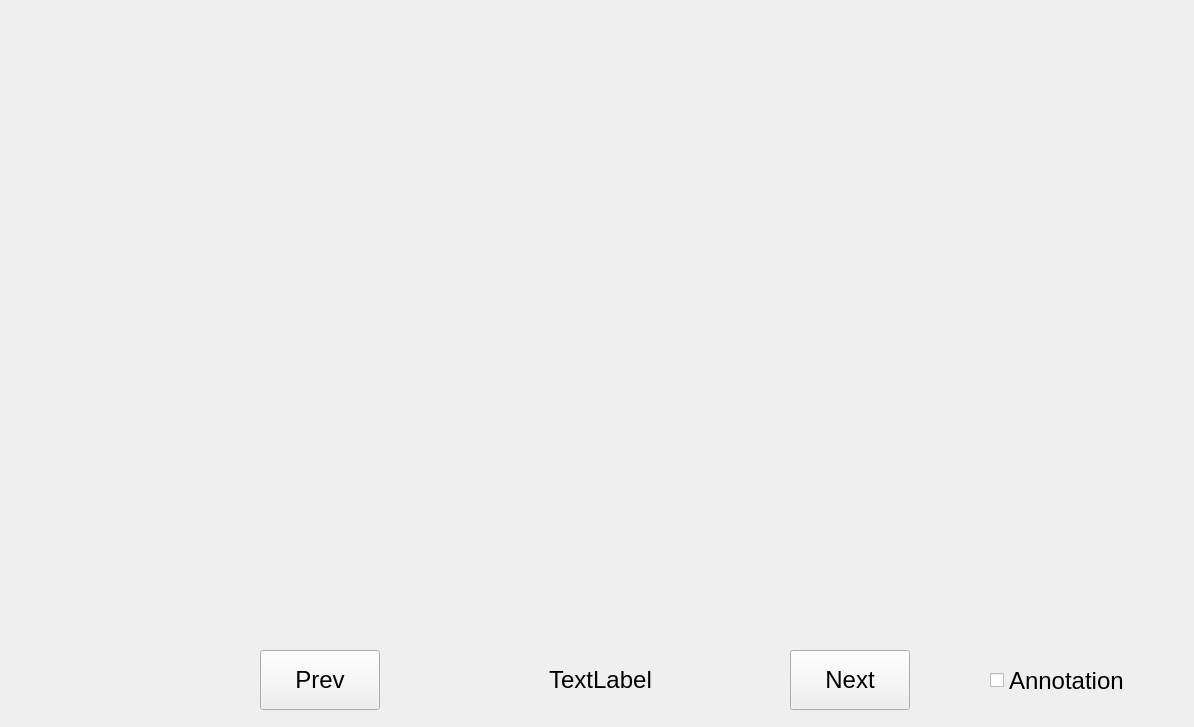
<?xml version="1.0" encoding="UTF-8"?>
<ui version="4.0">
 <class>Form</class>
 <widget class="QWidget" name="Form">
  <property name="geometry">
   <rect>
    <x>0</x>
    <y>0</y>
    <width>1194</width>
    <height>727</height>
   </rect>
  </property>
  <property name="windowTitle">
   <string>Form</string>
  </property>
  <widget class="QLabel" name="imgLabel">
   <property name="geometry">
    <rect>
     <x>80</x>
     <y>20</y>
     <width>981</width>
     <height>591</height>
    </rect>
   </property>
   <property name="text">
    <string/>
   </property>
  </widget>
  <widget class="QLabel" name="imgName">
   <property name="geometry">
    <rect>
     <x>450</x>
     <y>650</y>
     <width>301</width>
     <height>60</height>
    </rect>
   </property>
   <property name="font">
    <font>
     <pointsize>18</pointsize>
    </font>
   </property>
   <property name="text">
    <string>TextLabel</string>
   </property>
   <property name="alignment">
    <set>Qt::AlignCenter</set>
   </property>
  </widget>
  <widget class="QPushButton" name="prevBtn">
   <property name="geometry">
    <rect>
     <x>260</x>
     <y>650</y>
     <width>120</width>
     <height>60</height>
    </rect>
   </property>
   <property name="font">
    <font>
     <pointsize>18</pointsize>
    </font>
   </property>
   <property name="text">
    <string>Prev</string>
   </property>
  </widget>
  <widget class="QPushButton" name="nextBtn">
   <property name="geometry">
    <rect>
     <x>790</x>
     <y>650</y>
     <width>120</width>
     <height>60</height>
    </rect>
   </property>
   <property name="font">
    <font>
     <pointsize>18</pointsize>
    </font>
   </property>
   <property name="text">
    <string>Next</string>
   </property>
  </widget>
  <widget class="QCheckBox" name="checkBox">
   <property name="geometry">
    <rect>
     <x>990</x>
     <y>650</y>
     <width>151</width>
     <height>61</height>
    </rect>
   </property>
   <property name="font">
    <font>
     <pointsize>18</pointsize>
    </font>
   </property>
   <property name="text">
    <string>Annotation</string>
   </property>
   <property name="iconSize">
    <size>
     <width>32</width>
     <height>32</height>
    </size>
   </property>
  </widget>
 </widget>
 <resources/>
 <connections/>
</ui>
